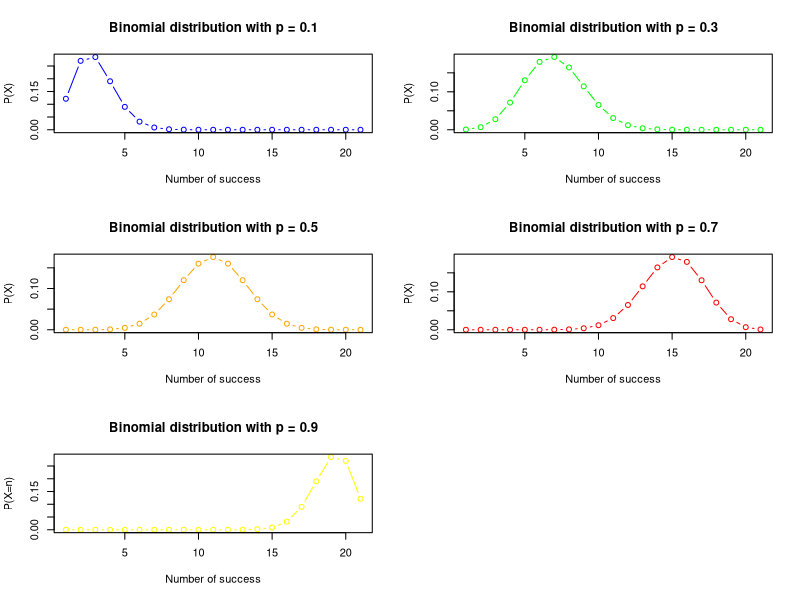

Source code (R):
install.packages("statip")
library(statip)

#Question number 1

x <- seq(0,20, by = 1)
par(mfrow = c(3,2))
#plot for p = 0.1
y <- dbinom(x, 20, 0.1, log = FALSE)
p <- plot(y, type = "b", main = "Binomial distribution with p = 0.1", xlab = "Number of success", ylab = "P(X)", col = "Blue")
#plot for p= 0.3
y1 <- dbinom(x, 20, 0.3, log = FALSE)
p1 <- plot(y1, type = "b", main = "Binomial distribution with p = 0.3", xlab = "Number of success", ylab = "P(X)", col = "Green")
#plot for p = 0.5
y2 <- dbinom(x, 20, 0.5, log = FALSE)
p2 <- plot(y2, type = "b", main = "Binomial distribution with p = 0.5", xlab = "Number of success", ylab = "P(X)", col = "Orange")
#plot for p= 0.7
y3 <- dbinom(x, 20, 0.7, log = FALSE)
p3 <- plot(y3, type = "b", main = "Binomial distribution with p = 0.7", xlab = "Number of success", ylab = "P(X)", col = "Red")
#plot for p = 0.9
y4 <- dbinom(x, 20, 0.9, log = FALSE)
p4 <- plot(y4, type = "b", main = "Binomial distribution with p = 0.9", xlab = "Number of success", ylab = "P(X=n)", col = "Yellow")


#Question number 2

#Heads = 1, Tails = 0
sample.space <- c(0,1)
p <- 0.5 #fair coin
N <- 20
flips_20 <- sample(sample.space, size = N, replace = TRUE)
flips_200 <- sample(sample.space, size = 200, replace = TRUE)
flips_50 <- sample(sample.space, size = 50, replace = TRUE)

#sampling with replacement
flipsample_20_r <- sample(flips_20, size = 10, replace = TRUE)
flipsample_20_r
flipsample_50_r <- sample(flips_50, size = 10, replace = TRUE)
flipsample_50_r
flipsample_200_r <- sample(flips_200, size = 10, replace = TRUE)
flipsample_200_r

#Bernoulli distribution
flipDB_r <- dbern(x= flipsample_20_r, p = 0.5, log = FALSE)
flipDB_r
flipDB2_r <- dbern(x = flipsample_50_r, p = 0.5, log = FALSE)
flipDB2_r
flipDB3_r <- dbern(x = flipsample_200_r, p = 0.5, log = FALSE)
flipDB3_r

#sampling without replacement
flipsample_20_wr <- sample(flips_20, size = 10, replace = FALSE)
flipsample_20_wr
flipsample_50_wr <- sample(flips_50, size = 10, replace = FALSE)
flipsample_50_wr
flipsample_200_wr <- sample(flips_200, size = 10, replace = FALSE)
flipsample_200_wr


flipDB_wr <- dbern(x = flipsample_20_wr, p = 0.5, log = FALSE)
flipDB_wr
flipDB2_wr <- dbern(x= flipsample_50_wr, p = 0.5, log = FALSE)
flipDB2_wr
flipDB3_wr <- dbern(x= flipsample_200_wr, p = 0.5, log = FALSE)
flipDB3_wr


print("Yes, all these are Bernoulli sequences as probability of each element is equal")



#Question number 3

print("On sampling the values, i could not find the observed frequency table in the question")
